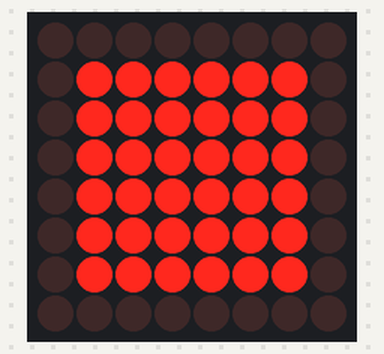
A sketch run on a simulated Arduino Uno, built with avr-gcc and run on an emulated ATmega328P. Shown: 8×8 LED matrix.

Above: at 0.16 s.
At 0.62 s:
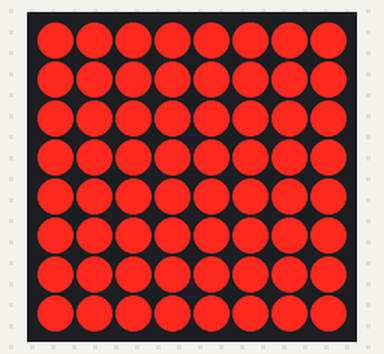

The sketch:

MAX7219.ino
```cpp
//www.elegoo.com
//2016.12.9

//We always have to include the library
#include "LedControl.h"

/*
 Now we need a LedControl to work with.
 ***** These pin numbers will probably not work with your hardware *****
 pin 12 is connected to the DataIn
 pin 11 is connected to LOAD(CS)
 pin 10 is connected to the CLK
 We have only a single MAX72XX.
 */
LedControl lc=LedControl(12,10,11,1);

unsigned long delaytime1=50;
unsigned long delaytime2=200;
void setup() {
  /*
    Der MAX72XX ist im Power-Save-Modus beim Start,
    Wir müssen einen "Weckruf" machen
   */
  lc.shutdown(0,false);
  /* Set the brightness to a medium values */
  lc.setIntensity(0,8);
  /* and clear the display */
  lc.clearDisplay(0);
}

/*
 Diese Methode zeigt die Zeichen für das
  Wort "Arduino" nacheinander auf der Matrix.
  (Du brauchst mindestens 5x7 LEDs, um die ganzen Zeichen zu sehen)
 */
void writeArduinoOnMatrix() {
  /*Hier sind die Daten für die Zeichen */
  byte a[8]={B00000000,B00000000,B00000000,B00000000,B00000000,B00000000,B00000000,B00000000};
  byte b[8]={B00000000,B00000000,B00000000,B00011000,B00011000,B00000000,B00000000,B00000000};
  byte c[8]={B00000000,B00000000,B00111100,B00111100,B00111100,B00111100,B00000000,B00000000};
  byte d[8]={B00000000,B01111110,B01111110,B01111110,B01111110,B01111110,B01111110,B00000000};
  byte e[8]={B11111111,B11111111,B11111111,B11111111,B11111111,B11111111,B11111111,B11111111};

  /* Zeigen sie nun eins nach dem anderen mit einer kleinen Verzögerung an */
  for (int i=0;i<8;i++) {
    lc.setRow(0,i,a[i]);
  };
  delay(delaytime1);
  for (int i=0;i<8;i++) {
    lc.setRow(0,i,b[i]);
  };
  delay(delaytime1);
  for (int i=0;i<8;i++) {
    lc.setRow(0,i,c[i]);
  };
  delay(delaytime1);
  for (int i=0;i<8;i++) {
    lc.setRow(0,i,d[i]);
  };
  delay(delaytime1);
  for (int i=0;i<8;i++) {
    lc.setRow(0,i,e[i]);
  };
  delay(delaytime1);
  for (int i=0;i<8;i++) {
    lc.setRow(0,i,d[i]);
  };
  delay(delaytime1);
  for (int i=0;i<8;i++) {
    lc.setRow(0,i,c[i]);
  };
  delay(delaytime1);
  for (int i=0;i<8;i++) {
    lc.setRow(0,i,b[i]);
  };
  delay(delaytime1);}


void loop() {
  writeArduinoOnMatrix();

}
```
